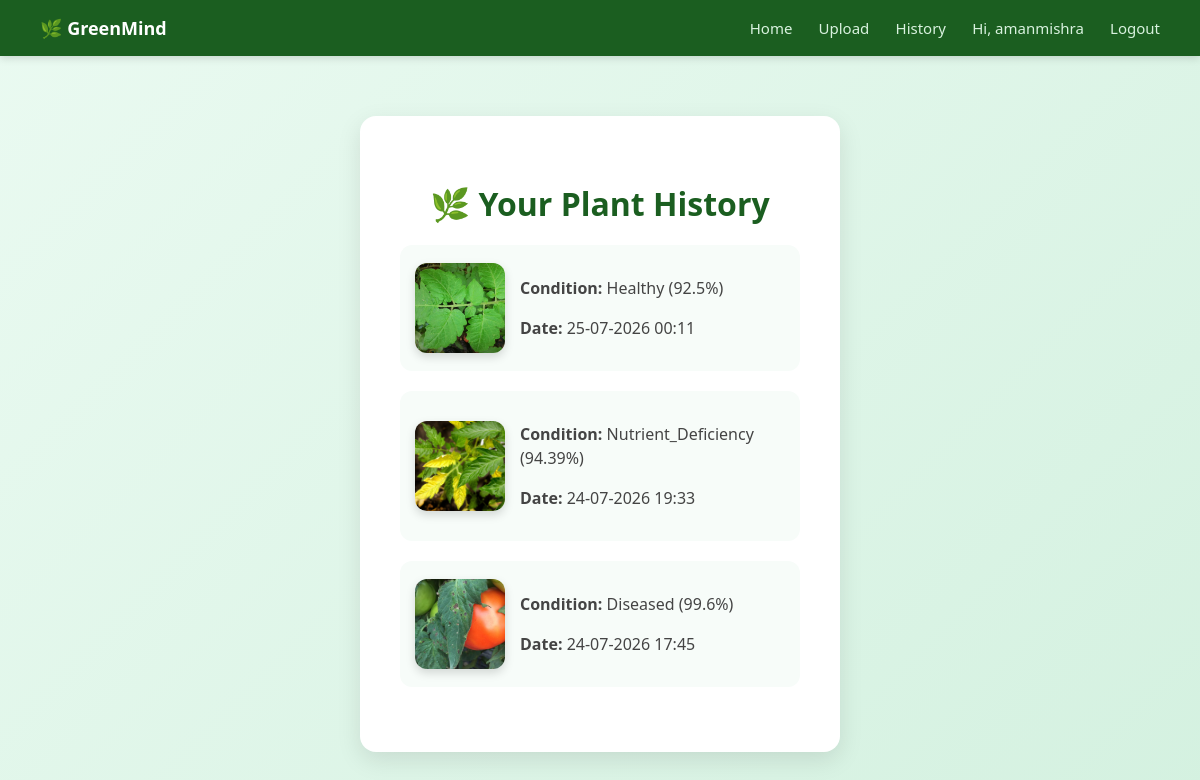
Page /history (signed in) on the earlier database version.
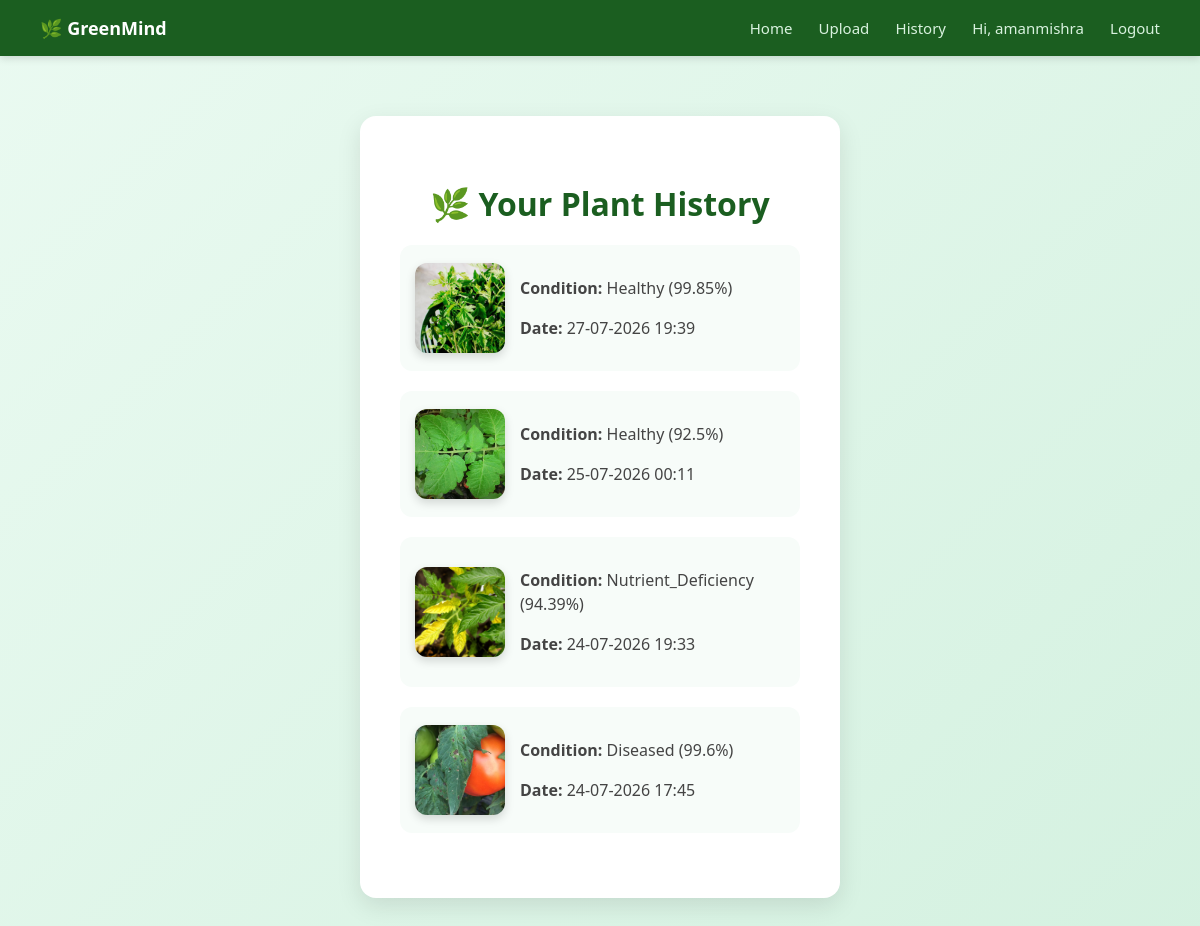
Same page on the later database version.
### tables this page shows
CREATE TABLE plant_history (
    id INTEGER PRIMARY KEY AUTOINCREMENT,
    username TEXT NOT NULL,
    filename TEXT NOT NULL,
    condition_detected TEXT NOT NULL,
    confidence REAL NOT NULL,
    upload_date TEXT NOT NULL
);

### app.py (the view)
@app.route("/history")
def history():
    if "username" not in session:
        return redirect("/login")
    conn = sqlite3.connect("database.db")
    cursor = conn.cursor()
    cursor.execute(
        "SELECT filename, condition_detected, confidence, upload_date FROM plant_history WHERE username = ? ORDER BY id DESC",
        (session["username"],)
    )
    records = cursor.fetchall()
    conn.close()
    return render_template("history.html", records=records)

### templates/history.html (shortened to what this page needs)
{% extends "base.html" %}
{% block content %}
<div class="container">
    <h1>🌿 Your Plant History</h1>
    {% if records %}
        {% for record in records %}
        <div class="history-item">
    <img src="{{ url_for('static', filename='uploads/' + record[0]) }}">
    <div>
        <p><strong>Condition:</strong> {{ record[1] }} ({{ record[2] }}%)</p>
        <p><strong>Date:</strong> {{ record[3] }}</p>
    </div>
</div>
        {% endfor %}
    {% else %}
        <p>Abhi tak koi upload nahi hui hai. <a href="/upload">Photo upload karo</a></p>
    {% endif %}
</div>
{% endblock %}

### templates/base.html (shortened to what this page needs)
<!DOCTYPE html>
<html>
<head>
    <link rel="stylesheet" href="{{ url_for('static', filename='style.css') }}">
</head>
<body>
    <nav class="navbar">
        <a href="/">🌿 GreenMind</a>
        <div class="nav-links">
            <a href="/">Home</a>
            {% if session.username %}
                <a href="/upload">Upload</a>
                <a href="/history">History</a>
                <span class="nav-user">Hi, {{ session.username }}</span>
                <a href="/logout">Logout</a>
            {% else %}
                <a href="/login">Login</a>
                <a href="/register">Register</a>
            {% endif %}
        </div>
    </nav>
    <div class="page-content">
        {% block content %}{% endblock %}
    </div>
</body>
</html>

### static/style.css (style rules this page uses)
* { box-sizing: border-box; }
body { font-family: 'Segoe UI', Arial, sans-serif; background: linear-gradient(135deg, #eafaf1, #d4f1e0); margin: 0; min-height: 100vh; }
.navbar { display: flex; justify-content: space-between; align-items: center; background-color: #1b5e20; padding: 16px 40px; box-shadow: 0 2px 8px rgba(0,0,0,0.15); }
.navbar a { color: white; text-decoration: none; font-weight: bold; font-size: 18px; }
.nav-links a, .nav-user { margin-left: 22px; color: #d9f2df; font-size: 15px; font-weight: normal; }
.page-content { padding-top: 60px; padding-bottom: 60px; }
.container { background: white; max-width: 480px; margin: auto; padding: 45px 40px; border-radius: 16px; box-shadow: 0 8px 24px rgba(0,0,0,0.1); text-align: center; }
h1 { color: #1b5e20; margin-bottom: 5px; }
p { color: #444; line-height: 1.5; }
img { border-radius: 12px; box-shadow: 0 4px 10px rgba(0,0,0,0.15); }
.history-item { text-align: left; max-width: 420px; margin: 20px auto; background: #f7fcf9; padding: 15px; border-radius: 12px; display: flex; gap: 15px; align-items: center; }
.history-item img { width: 90px; height: 90px; object-fit: cover; flex-shrink: 0; }
a { color: #2e7d32; }

Differences in the rows shown:
added plant_history: filename (picture), condition_detected "Healthy", confidence "99.85", upload_date "27-07-2026 19:39"
